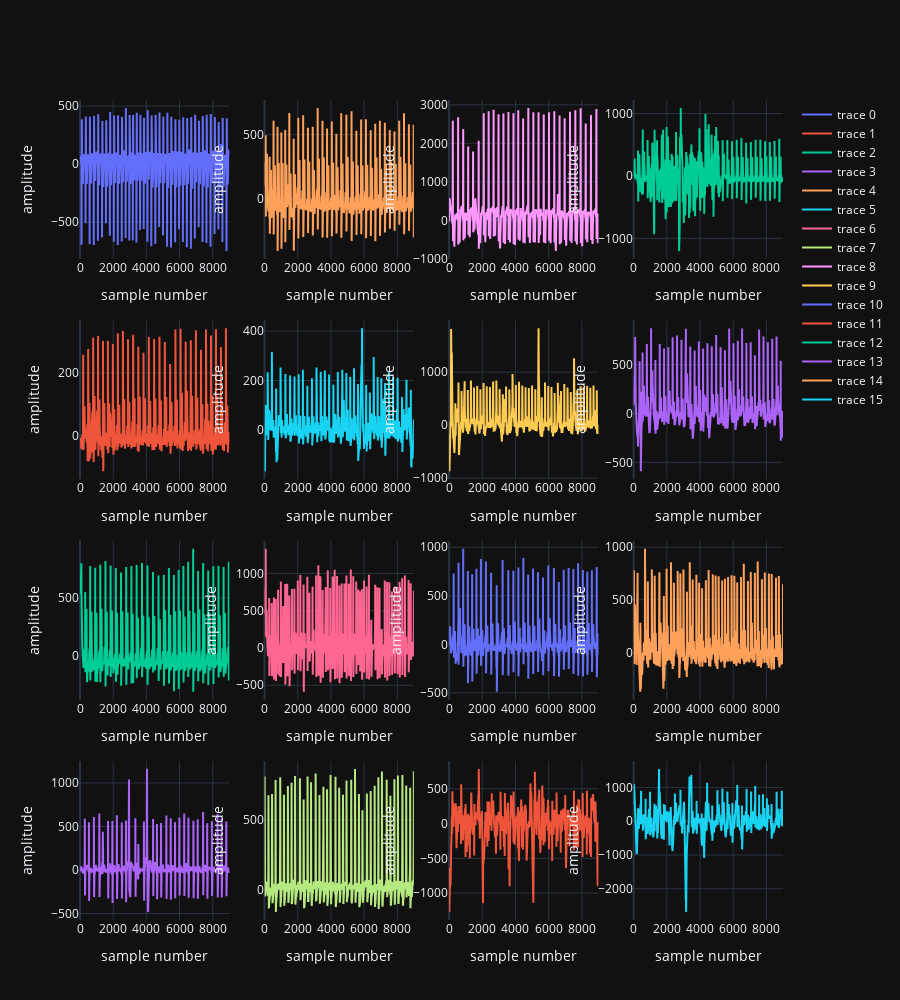

Here is the notebook cell this chart was saved with:
### Code cell
c = 0

num_rows = 4
num_cols = 4

num_class_samples = num_cols * num_rows
fig = make_subplots(rows=num_rows, cols=num_cols)

for i, (_, sample) in enumerate(dataset[dataset["class_index"] == c].sample(num_class_samples).iterrows()):
    fig.add_trace(go.Scatter(y=sample["data"]), row=i%num_cols + 1, col = i//num_rows + 1)

fig.update_layout(height=1000)
fig.update_xaxes(title="sample number")
fig.update_yaxes(title="amplitude")
fig.show()

### Figure 1 — Plotly figure (JSON) as saved in the notebook; plotly's stock layout.template omitted (floating-point values rounded to 4 significant figures; data arrays with more than 128 entries replaced by an {"elided": "..."} marker saying what was removed)
{"data": [{"y": {"elided": "9000 int values"}, "type": "scatter", "xaxis": "x", "yaxis": "y"}, {"y": {"elided": "9000 int values"}, "type": "scatter", "xaxis": "x5", "yaxis": "y5"}, {"y": {"elided": "9000 int values"}, "type": "scatter", "xaxis": "x9", "yaxis": "y9"}, {"y": {"elided": "9000 int values"}, "type": "scatter", "xaxis": "x13", "yaxis": "y13"}, {"y": {"elided": "9000 int values"}, "type": "scatter", "xaxis": "x2", "yaxis": "y2"}, {"y": {"elided": "9000 int values"}, "type": "scatter", "xaxis": "x6", "yaxis": "y6"}, {"y": {"elided": "9000 int values"}, "type": "scatter", "xaxis": "x10", "yaxis": "y10"}, {"y": {"elided": "9000 int values"}, "type": "scatter", "xaxis": "x14", "yaxis": "y14"}, {"y": {"elided": "9000 int values"}, "type": "scatter", "xaxis": "x3", "yaxis": "y3"}, {"y": {"elided": "9000 int values"}, "type": "scatter", "xaxis": "x7", "yaxis": "y7"}, {"y": {"elided": "9000 int values"}, "type": "scatter", "xaxis": "x11", "yaxis": "y11"}, {"y": {"elided": "9000 int values"}, "type": "scatter", "xaxis": "x15", "yaxis": "y15"}, {"y": {"elided": "9000 int values"}, "type": "scatter", "xaxis": "x4", "yaxis": "y4"}, {"y": {"elided": "9000 int values"}, "type": "scatter", "xaxis": "x8", "yaxis": "y8"}, {"y": {"elided": "9000 int values"}, "type": "scatter", "xaxis": "x12", "yaxis": "y12"}, {"y": {"elided": "9000 int values"}, "type": "scatter", "xaxis": "x16", "yaxis": "y16"}], "layout": {"xaxis": {"anchor": "y", "domain": [0.0, 0.2125], "title": {"text": "sample number"}}, "yaxis": {"anchor": "x", "domain": [0.8063, 1.0], "title": {"text": "amplitude"}}, "xaxis2": {"anchor": "y2", "domain": [0.2625, 0.475], "title": {"text": "sample number"}}, "yaxis2": {"anchor": "x2", "domain": [0.8063, 1.0], "title": {"text": "amplitude"}}, "xaxis3": {"anchor": "y3", "domain": [0.525, 0.7375], "title": {"text": "sample number"}}, "yaxis3": {"anchor": "x3", "domain": [0.8063, 1.0], "title": {"text": "amplitude"}}, "xaxis4": {"anchor": "y4", "domain": [0.7875, 1.0], "title": {"text": "sample number"}}, "yaxis4": {"anchor": "x4", "domain": [0.8063, 1.0], "title": {"text": "amplitude"}}, "xaxis5": {"anchor": "y5", "domain": [0.0, 0.2125], "title": {"text": "sample number"}}, "yaxis5": {"anchor": "x5", "domain": [0.5375, 0.7312], "title": {"text": "amplitude"}}, "xaxis6": {"anchor": "y6", "domain": [0.2625, 0.475], "title": {"text": "sample number"}}, "yaxis6": {"anchor": "x6", "domain": [0.5375, 0.7312], "title": {"text": "amplitude"}}, "xaxis7": {"anchor": "y7", "domain": [0.525, 0.7375], "title": {"text": "sample number"}}, "yaxis7": {"anchor": "x7", "domain": [0.5375, 0.7312], "title": {"text": "amplitude"}}, "xaxis8": {"anchor": "y8", "domain": [0.7875, 1.0], "title": {"text": "sample number"}}, "yaxis8": {"anchor": "x8", "domain": [0.5375, 0.7312], "title": {"text": "amplitude"}}, "xaxis9": {"anchor": "y9", "domain": [0.0, 0.2125], "title": {"text": "sample number"}}, "yaxis9": {"anchor": "x9", "domain": [0.2687, 0.4625], "title": {"text": "amplitude"}}, "xaxis10": {"anchor": "y10", "domain": [0.2625, 0.475], "title": {"text": "sample number"}}, "yaxis10": {"anchor": "x10", "domain": [0.2687, 0.4625], "title": {"text": "amplitude"}}, "xaxis11": {"anchor": "y11", "domain": [0.525, 0.7375], "title": {"text": "sample number"}}, "yaxis11": {"anchor": "x11", "domain": [0.2687, 0.4625], "title": {"text": "amplitude"}}, "xaxis12": {"anchor": "y12", "domain": [0.7875, 1.0], "title": {"text": "sample number"}}, "yaxis12": {"anchor": "x12", "domain": [0.2687, 0.4625], "title": {"text": "amplitude"}}, "xaxis13": {"anchor": "y13", "domain": [0.0, 0.2125], "title": {"text": "sample number"}}, "yaxis13": {"anchor": "x13", "domain": [0.0, 0.1938], "title": {"text": "amplitude"}}, "xaxis14": {"anchor": "y14", "domain": [0.2625, 0.475], "title": {"text": "sample number"}}, "yaxis14": {"anchor": "x14", "domain": [0.0, 0.1938], "title": {"text": "amplitude"}}, "xaxis15": {"anchor": "y15", "domain": [0.525, 0.7375], "title": {"text": "sample number"}}, "yaxis15": {"anchor": "x15", "domain": [0.0, 0.1938], "title": {"text": "amplitude"}}, "xaxis16": {"anchor": "y16", "domain": [0.7875, 1.0], "title": {"text": "sample number"}}, "yaxis16": {"anchor": "x16", "domain": [0.0, 0.1938], "title": {"text": "amplitude"}}, "height": 1000}}
